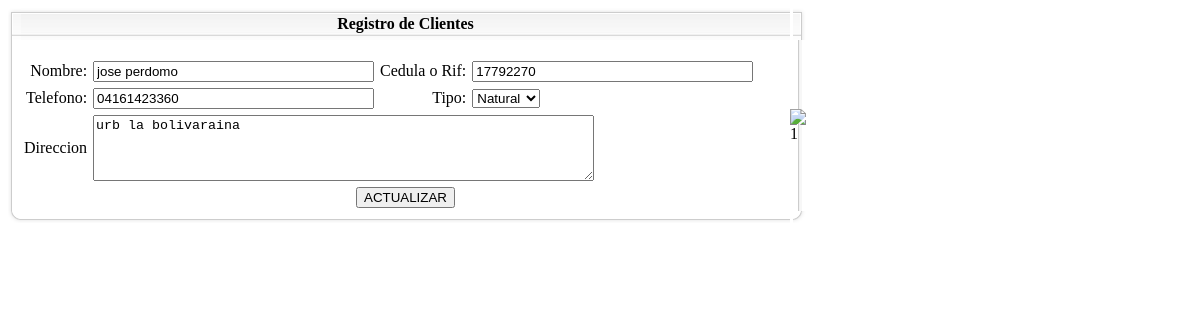
Screenshot of /modificar_clientes.php?id=1 with the database file from the repository.
### tables this page shows
CREATE TABLE IF NOT EXISTS `clientes` (
  `id_clientes` int(11) NOT NULL AUTO_INCREMENT,
  `nombres` varchar(50) DEFAULT NULL,
  `telefono` varchar(11) DEFAULT NULL,
  `cedula` varchar(15) NOT NULL,
  `direccion` varchar(300) DEFAULT NULL,
  `tipo` varchar(45) DEFAULT NULL,
  `fecha_nac` date DEFAULT NULL,
  PRIMARY KEY (`id_clientes`),
  UNIQUE KEY `cedula_UNIQUE` (`cedula`)
);

### modificar_clientes.php (the view, shortened to what this page needs)
<?php require_once('Connections/conexion.php'); ?>
<?php
$editFormAction = $_SERVER['PHP_SELF'];
if (isset($_SERVER['QUERY_STRING'])) {
  $editFormAction .= "?" . htmlentities($_SERVER['QUERY_STRING']);
}
$query_clientes = "SELECT * FROM clientes where id_clientes='$_GET[id]'";
$clientes = mysql_query($query_clientes, $conexion) or die(mysql_error());
$row_clientes = mysql_fetch_assoc($clientes);
?>
<!DOCTYPE html PUBLIC "-//W3C//DTD XHTML 1.0 Transitional//EN" "http://www.w3.org/TR/xhtml1/DTD/xhtml1-transitional.dtd">
<html xmlns="http://www.w3.org/1999/xhtml">
<head>
<link href="css.css" rel="stylesheet" type="text/css" />
</head>
<body>
<form action="<?php echo $editFormAction; ?>" method="post" onsubmit="return validar()" name="form1" id="form1">
  <table border="0" cellpadding="0" cellspacing="0" width="776">
    <tbody>
      <tr>
        <td align="left" height="1"><img src="imagenes/vc_esq_izq_sup.gif" alt="7" height="32" width="13" /></td>
        <td align="center" valign="center" background="imagenes/v_back_sup.jpg" class="tituloDOSE_3"><span class="negrita">Registro de Clientes</span></td>
        <td align="right" height="1" width="13"><img src="imagenes/vc_esq_der_sup.gif" alt="6" height="32" width="13" /></td>
      </tr>
      <tr>
        <td width="13" height="140" rowspan="2" background="imagenes/v_back_izq.gif"><img src="imagenes/v_back_izq.gif" alt="3" height="2" width="13" /></td>
        <td valign="top" class="tituloDOSE_2">&nbsp;</td>
        <td width="13" rowspan="2" background="imagenes/v_back_der.gif"><img src="imagenes/cargar_productos.php" alt="1" height="2" width="13" /></td>
      </tr>
      <tr>
        <td class="tituloDOSE_2" valign="top" width="375"><table border="0" cellpadding="0" cellspacing="0" width="754">
          <tbody>
            <tr>
              <td width="737"  height="1" class="tituloDOSE_2"><table border="0" cellpadding="0" cellspacing="0">
                <tbody>
                  <tr>
                    <td align="center" width="695"><table cellpadding="3" cellspacing="0" width="769">
                      <tbody>
                        <tr>
                          <td width="62"align="right" valign="baseline">Nombre:</td>
                          <td width="225" valign="baseline"><input type="text" name="nombres" id="nombres" value="<?php echo $row_clientes['nombres']; ?>"  size="32" <?=$disable?>/></td>
                          <td width="59" align="right" valign="baseline" nowrap="nowrap">Cedula o Rif:</td>
                          <td width="397" valign="baseline"><input name="cedula" type="text" id="cedula" value="<?php echo $row_clientes['cedula']; ?>" size="32" maxlength="11" <?=$disable?>/></td>
                        </tr>
                        <tr>
                          <td align="right" valign="baseline" nowrap="nowrap">Telefono:</td>
                          <td valign="baseline"><input type="text" name="telefono" id="telefono" value="<?php echo $row_clientes['telefono']; ?>" size="32" <?=$disable?>/></td>
                          <td align="right" valign="baseline">Tipo:</td>
                          <td valign="baseline"><label for="tipo"></label>
                            <select name="tipo" id="tipo" <?=$disable?>>
                              <option value="Natural" <?php if (!(strcmp("Natural", $row_clientes['tipo']))) {echo "selected=\"selected\"";} ?>>Natural</option>
                            </select></td>
                        </tr>
                        <tr>
                          <td class="tituloDOSE_2" align="left">Direccion</td>
                          <td colspan="3" valign="baseline"><label for="direccion">
                            <textarea name="direccion" cols="60" rows="4" <?=$disable?>><?php echo $row_clientes['direccion']; ?></textarea>
                          </label></td>
                        </tr>
                        <tr>
                          <td colspan="4" align="center" class="tituloDOSE_2"><input type="submit" name="button" id="button" value="ACTUALIZAR" /></td>
                        </tr>
                      </tbody>
                    </table></td>
                  </tr>
                </tbody>
              </table></td>
            </tr>
          </tbody>
        </table></td>
      </tr>
      <tr>
        <td align="left" height="12" width="13"><img src="imagenes/v_esq_izq_inf.gif" alt="5" height="12" width="13" /></td>
        <td width="750" height="12" background="imagenes/v_back_inf.gif"><img src="imagenes/v_back_inf.gif" alt="2" height="12" width="2" /></td>
        <td align="right" height="12" width="13"><img src="imagenes/v_esq_der_inf.gif" alt="4" height="12" width="13" /></td>
      </tr>
    </tbody>
  </table>
  <p>&nbsp;</p>
</form>
<p>&nbsp;</p>
</body>
</html>

### css.css (style rules this page uses)
.negrita { font-weight: bold; }

### rows the page displays
clientes: nombres "jose perdomo", cedula "17792270", telefono "04161423360", tipo "Natural", direccion "urb la bolivaraina"
